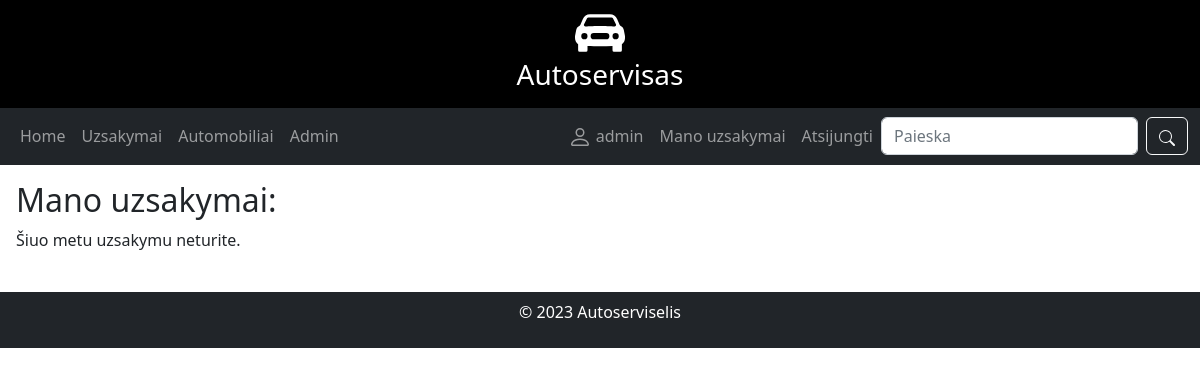
The app's page /autoservice/manouzsakymai/ (signed in), older data.
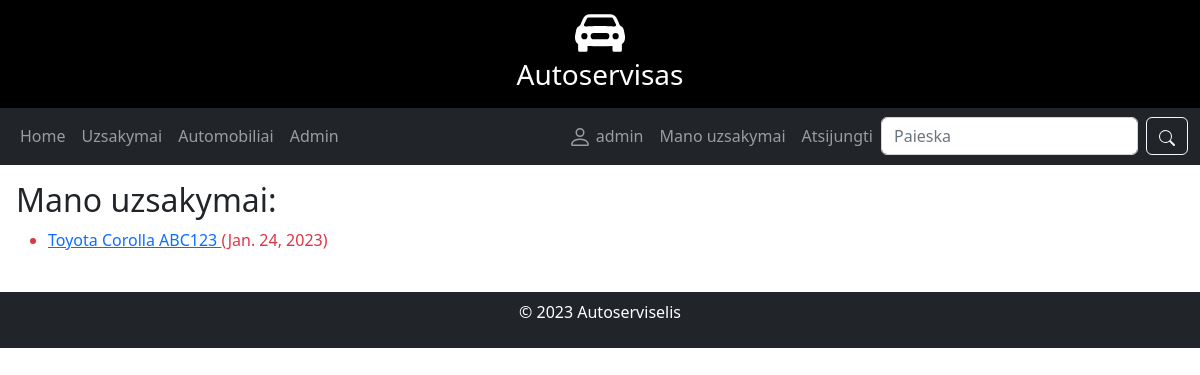
The same page, newer data.
### autoservice/models.py (models this page shows)
class Uzsakymas(models.Model):
    data = models.DateTimeField("Data")
    automobilis = models.ForeignKey("Automobilis", on_delete=models.CASCADE)
    vartotojas = models.ForeignKey(User, on_delete=models.SET_NULL, null=True, blank=True)
    grazinimo_data = models.DateField("Grazinimo data")
    def is_overdue(self):
        return self.grazinimo_data and date.today() > self.grazinimo_data
    STATUSAS = (
        ('a', 'Atlikta'),
        ('p', 'Patvirtinta'),
        ('v', 'Vykdoma'),
        ('t', 'Atsaukta'),
    )
    statusas = models.CharField(max_length=1, choices=STATUSAS, default="p", blank=True, help_text="Statusas")
    def display_suma(self):
        sum = 0
        for eilute in self.eilutes.all():
            sum += eilute.display_kaina()
        return sum
    display_suma.short_description = 'Suma'
    def __str__(self):
        return f"{self.automobilis}"
    class Meta:
        verbose_name = "Uzsakymas"
        verbose_name_plural = "Uzsakymai"

class Automobilis(models.Model):
    valstybinis_nr = models.CharField("Valstybinis numeris", max_length=200, help_text="Valstybinis numeris")
    automobilis = models.ForeignKey("AutomobilioModelis", on_delete=models.SET_NULL, null=True)
    vin_kodas = models.CharField("VIN kodas", max_length=200, help_text="VIN kodas")
    klientas = models.CharField("Klientas", max_length=200, help_text="Klientas")
    cover = models.ImageField('Nuotrauka', upload_to='foto', null=True, blank=True)
    def __str__(self):
        return f"{self.automobilis} {self.valstybinis_nr}"
    class Meta:
        verbose_name = "Automobilis"
        verbose_name_plural = "Automobiliai"

class AutomobilioModelis(models.Model):
    marke = models.CharField("Marke", max_length=200, help_text="Automobilio marke")
    modelis = models.CharField("Modelis", max_length=200, help_text="Automobilio modelis")
    def __str__(self):
        return f"{self.marke} {self.modelis}"
    class Meta:
        verbose_name = "Automobilio modelis"
        verbose_name_plural = "Automobilio modeliai"

### autoservice/views.py (the view)
# urls.py: path('manouzsakymai/', views.UserUzsakymaiListView.as_view(), name="manouzsakymai")
class UserUzsakymaiListView(generic.ListView):
    model = Uzsakymas
    paginate_by = 2
    template_name = "useruzsakymai.html"
    context_object_name = "useruzsakymai"
    def get_queryset(self):
        return Uzsakymas.objects.filter(vartotojas=self.request.user)

### autoservice/templates/useruzsakymai.html (shortened to what this page needs)
{% extends "base.html" %}
{% block content %}
{% load static %}
<h2>Mano uzsakymai:</h2>
{% if useruzsakymai %}
<ul>
    {% for uzsakymas in useruzsakymai %}
    <li class="{% if uzsakymas.is_overdue %}text-danger{% endif %}"><a href="{% url 'uzsakymas' uzsakymas.id %}">{{uzsakymas}} </a>
        ({{uzsakymas.grazinimo_data}})
    </li>
    {% endfor %}
</ul>
{% else %}
<p>Šiuo metu uzsakymu neturite.</p>
{% endif %}
{% endblock %}

### autoservice/templates/base.html (shortened to what this page needs)
<!DOCTYPE html>
<html lang="en">
<head>
    <link href="https://cdn.jsdelivr.net/npm/bootstrap@5.2.3/dist/css/bootstrap.min.css" rel="stylesheet">
</head>
<body>
<div class="p-2 bg-black text-white text-center">
    <h3>Autoservisas</h3>
</div>
<nav class="navbar navbar-expand-sm bg-dark navbar-dark">
    <div class="container-fluid">
        <div class="collapse navbar-collapse" id="navbarSupportedContent">
            <ul class="navbar-nav me-auto mb-2 mb-lg-0">
                <li class="nav-item">
                    <a class="nav-link" href="/">Home</a>
                </li>
                <li class="nav-item">
                    <a class="nav-link" href="{% url 'uzsakymai' %}">Uzsakymai</a>
                </li>
                <li class="nav-item">
                    <a class="nav-link" href="{% url 'automobiliai' %}">Automobiliai</a>
                </li>
                <li class="nav-item">
                    <a class="nav-link" href="/admin">Admin</a>
                </li>
            </ul>
            <ul class="nav navbar-nav">
                {% if user.is_authenticated %}
                <li class="nav-item"><a class="nav-link" href="#">
                    {{ user.get_username }}</a></li>
                <li class="nav-item"><a class="nav-link" href="{% url 'manouzsakymai' %}">Mano uzsakymai</a></li>
                <li class="nav-item"><a class="nav-link" href="{% url 'logout'%}?next=/autoservice">Atsijungti</a></li>
                {% else %}
                <li class="nav-item"><a class="nav-link" href="{% url 'login'%}?next={{request.path}}">Prisijungti</a>
                </li>
                <li class="nav-item"><a class="nav-link" href="#">Registruotis</a></li>
                {% endif %}
            </ul>
            <form action="{% url 'search' %}" method="get" class="form-inline my-2 my-md-0 d-flex">
                <input name="query" class="form-control me-2" type="text" placeholder="Paieska">
                <button class="btn btn-outline-light" type="submit">
                </button>
            </form>
        </div>
    </div>
</nav>
<div class=" p-3 col-sm-8 ">
    {% block content %}{% endblock %}
</div>
<footer >
    <div class="mt-2 p-2 bg-dark text-white text-center">
        <p>© 2023 Autoserviselis</p>
    </div>
</footer>
</body>
</html>

Row changes from the older to the newer data that the page shows:
now on this page (row edited): Uzsakymas: automobilis.valstybinis_nr "Toyota Corolla ABC123", grazinimo_data "Jan. 24, 2023"
Text that changed along with them:
text no longer shown: "Šiuo metu uzsakymu neturite."
